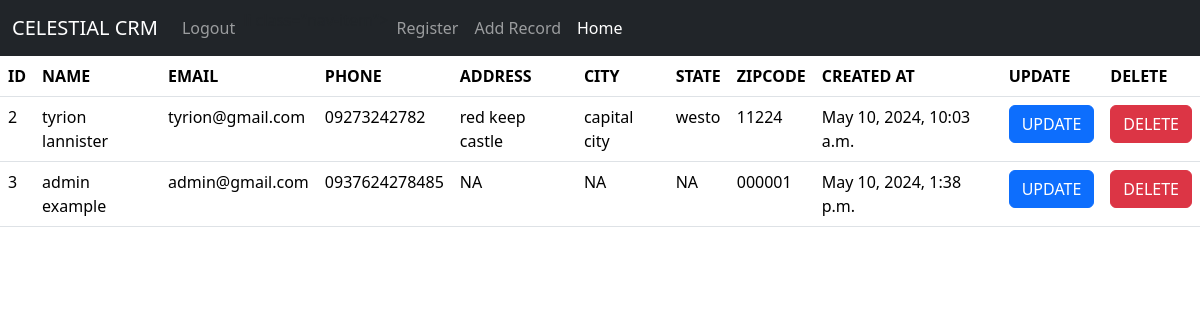
The app's page / (signed in) with its own data.
### dcrm/models.py (models this page shows, shortened)
class Record(models.Model):
    created_at = models.DateTimeField(auto_now_add=True)
    first_name = models.CharField(max_length=50)
    last_name = models.CharField(max_length=50)
    email = models.CharField(max_length=100)
    phone = models.CharField(max_length=15)
    address = models.CharField(max_length=50)
    city = models.CharField(max_length=50)
    state = models.CharField(max_length=50)
    zipcode = models.CharField(max_length=20)

### dcrm/views.py (the view, shortened to what this page needs)
# urls.py: 2. Add a URL to urlpatterns:  path('', views.home, name='home')
def home(request):
    records = Record.objects.all()
    return render(request, 'home.html', {'records':records})

### dcrm/templates/home.html (shortened to what this page needs)
{% extends 'base.html' %}
{% block content %}
{% if user.is_authenticated %}
<table class="table">
    <thead>
        <th>ID</th>
        <th>NAME</th>
        <th>EMAIL</th>
        <th>PHONE</th>
        <th>ADDRESS</th>
        <th>CITY</th>
        <th>STATE</th>
        <th>ZIPCODE</th>
        <th>CREATED AT</th>
        <th>UPDATE</th>
        <th>DELETE</th>
    </thead>
<tbody>
    {% if records %}
        {% for record in records %}
            <tr>
                <td>{{ record.id }}</td>
                <td>{{ record.first_name }} {{record.last_name}}</td>
                <td>{{ record.email }}</td>
                <td>{{ record.phone }}</td>
                <td>{{ record.address }}</td>
                <td>{{ record.city }}</td>
                <td>{{ record.state }}</td>
                <td>{{ record.zipcode }}</td>
                <td>{{ record.created_at }}</td>
                <td>
                    <a href="{% url 'update_record' record.id %}"><button class="btn btn-primary">UPDATE</button></a>
                </td>
                <td>
<button type="button" class="btn btn-danger" data-bs-toggle="modal" data-bs-target="#exampleModal">
    DELETE
  </button>
                </td>
            </tr>
         {% endfor %}
     {% endif %}
</tbody>
</table>
{% endif %}
{% endblock %}

### dcrm/templates/base.html (shortened to what this page needs)
<!doctype html>
<html lang="en">
  <head>
    <link href="https://cdn.jsdelivr.net/npm/bootstrap@5.3.3/dist/css/bootstrap.min.css" rel="stylesheet">
  </head>
 {% include 'navbar.html' %}
  <body>
   {% block content %}
    {% endblock %}
  </body>
</html>

### dcrm/templates/navbar.html (shortened to what this page needs)
<nav class="navbar navbar-expand-lg bg-dark" data-bs-theme="dark">
    <div class="container-fluid">
      <a class="navbar-brand" href="#">CELESTIAL CRM</a>
      <div class="collapse navbar-collapse" id="navbarNav">
          <ul class="navbar-nav">
          {% if user.is_authenticated %}
          <li class="nav-item">
            <a class="nav-link" href="{% url 'logout' %}">Logout</a>
            </li>
          {% else %}
          <li class="nav-item">
            <a class="nav-link" href="{% url 'home' %}">Login</a>
            </li>
            {% endif %}
            <a class="nav-link" href="{% url 'register' %}">Register</a>
            <li class="nav-item">
              <a class="nav-link" href="{% url 'add_record' %}">Add Record</a>
            </li>
          <li class="nav-item">
            <a class="nav-link active" aria-current="page" href="{% url 'home'%}">Home</a>
          </li>
        </ul>
      </div>
    </div>
  </nav>

### records on screen
Record: id "2", first_name "tyrion", last_name "lannister", email "tyrion@gmail.com", phone "09273242782", address "red keep castle", city "capital city", state "westo", zipcode "11224", created_at "May 10, 2024, 10:03 a.m."
Record: id "3", first_name "admin", last_name "example", email "admin@gmail.com", phone "0937624278485", address "NA", city "NA", state "NA", zipcode "000001", created_at "May 10, 2024, 1:38 p.m."
